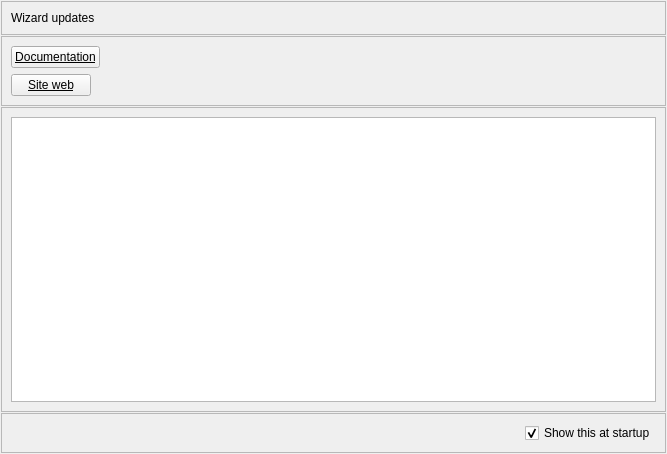
<?xml version="1.0" encoding="UTF-8"?>
<ui version="4.0">
 <class>Form</class>
 <widget class="QWidget" name="Form">
  <property name="geometry">
   <rect>
    <x>0</x>
    <y>0</y>
    <width>667</width>
    <height>454</height>
   </rect>
  </property>
  <property name="windowTitle">
   <string>Form</string>
  </property>
  <layout class="QVBoxLayout" name="verticalLayout">
   <property name="spacing">
    <number>1</number>
   </property>
   <property name="leftMargin">
    <number>1</number>
   </property>
   <property name="topMargin">
    <number>1</number>
   </property>
   <property name="rightMargin">
    <number>1</number>
   </property>
   <property name="bottomMargin">
    <number>1</number>
   </property>
   <item>
    <widget class="QFrame" name="frame_2">
     <property name="sizePolicy">
      <sizepolicy hsizetype="Preferred" vsizetype="Fixed">
       <horstretch>0</horstretch>
       <verstretch>0</verstretch>
      </sizepolicy>
     </property>
     <property name="frameShape">
      <enum>QFrame::StyledPanel</enum>
     </property>
     <property name="frameShadow">
      <enum>QFrame::Raised</enum>
     </property>
     <layout class="QHBoxLayout" name="horizontalLayout">
      <item>
       <widget class="QLabel" name="label">
        <property name="text">
         <string>Wizard updates</string>
        </property>
       </widget>
      </item>
     </layout>
    </widget>
   </item>
   <item>
    <widget class="QFrame" name="frame_4">
     <property name="sizePolicy">
      <sizepolicy hsizetype="Preferred" vsizetype="Fixed">
       <horstretch>0</horstretch>
       <verstretch>0</verstretch>
      </sizepolicy>
     </property>
     <property name="frameShape">
      <enum>QFrame::StyledPanel</enum>
     </property>
     <property name="frameShadow">
      <enum>QFrame::Raised</enum>
     </property>
     <layout class="QVBoxLayout" name="verticalLayout_2">
      <item>
       <layout class="QHBoxLayout" name="horizontalLayout_3">
        <property name="spacing">
         <number>0</number>
        </property>
        <property name="topMargin">
         <number>0</number>
        </property>
        <item>
         <widget class="QPushButton" name="update_doc_pushButton">
          <property name="sizePolicy">
           <sizepolicy hsizetype="Minimum" vsizetype="Minimum">
            <horstretch>0</horstretch>
            <verstretch>0</verstretch>
           </sizepolicy>
          </property>
          <property name="styleSheet">
           <string notr="true">font: 8pt &quot;MS Shell Dlg 2&quot;;
text-decoration: underline;</string>
          </property>
          <property name="text">
           <string>Documentation</string>
          </property>
         </widget>
        </item>
        <item>
         <spacer name="horizontalSpacer_2">
          <property name="orientation">
           <enum>Qt::Horizontal</enum>
          </property>
          <property name="sizeHint" stdset="0">
           <size>
            <width>40</width>
            <height>0</height>
           </size>
          </property>
         </spacer>
        </item>
       </layout>
      </item>
      <item>
       <layout class="QHBoxLayout" name="horizontalLayout_4">
        <property name="spacing">
         <number>0</number>
        </property>
        <property name="topMargin">
         <number>0</number>
        </property>
        <item>
         <widget class="QPushButton" name="update_web_pushButton">
          <property name="sizePolicy">
           <sizepolicy hsizetype="Minimum" vsizetype="Minimum">
            <horstretch>0</horstretch>
            <verstretch>0</verstretch>
           </sizepolicy>
          </property>
          <property name="styleSheet">
           <string notr="true">font: 8pt &quot;MS Shell Dlg 2&quot;;
text-decoration: underline;</string>
          </property>
          <property name="text">
           <string>Site web</string>
          </property>
         </widget>
        </item>
        <item>
         <spacer name="horizontalSpacer_3">
          <property name="orientation">
           <enum>Qt::Horizontal</enum>
          </property>
          <property name="sizeHint" stdset="0">
           <size>
            <width>40</width>
            <height>0</height>
           </size>
          </property>
         </spacer>
        </item>
       </layout>
      </item>
     </layout>
    </widget>
   </item>
   <item>
    <widget class="QFrame" name="frame">
     <property name="frameShape">
      <enum>QFrame::StyledPanel</enum>
     </property>
     <property name="frameShadow">
      <enum>QFrame::Raised</enum>
     </property>
     <layout class="QVBoxLayout" name="verticalLayout_3">
      <item>
       <widget class="QPlainTextEdit" name="update_updates_plainTextEdit">
        <property name="sizeAdjustPolicy">
         <enum>QAbstractScrollArea::AdjustIgnored</enum>
        </property>
        <property name="readOnly">
         <bool>true</bool>
        </property>
       </widget>
      </item>
     </layout>
    </widget>
   </item>
   <item>
    <widget class="QFrame" name="frame_3">
     <property name="frameShape">
      <enum>QFrame::StyledPanel</enum>
     </property>
     <property name="frameShadow">
      <enum>QFrame::Raised</enum>
     </property>
     <layout class="QHBoxLayout" name="horizontalLayout_2">
      <item>
       <spacer name="horizontalSpacer">
        <property name="orientation">
         <enum>Qt::Horizontal</enum>
        </property>
        <property name="sizeHint" stdset="0">
         <size>
          <width>40</width>
          <height>20</height>
         </size>
        </property>
       </spacer>
      </item>
      <item>
       <widget class="QCheckBox" name="show_startup_checkBox">
        <property name="text">
         <string>Show this at startup</string>
        </property>
        <property name="checked">
         <bool>true</bool>
        </property>
       </widget>
      </item>
     </layout>
    </widget>
   </item>
  </layout>
 </widget>
 <resources/>
 <connections/>
</ui>
